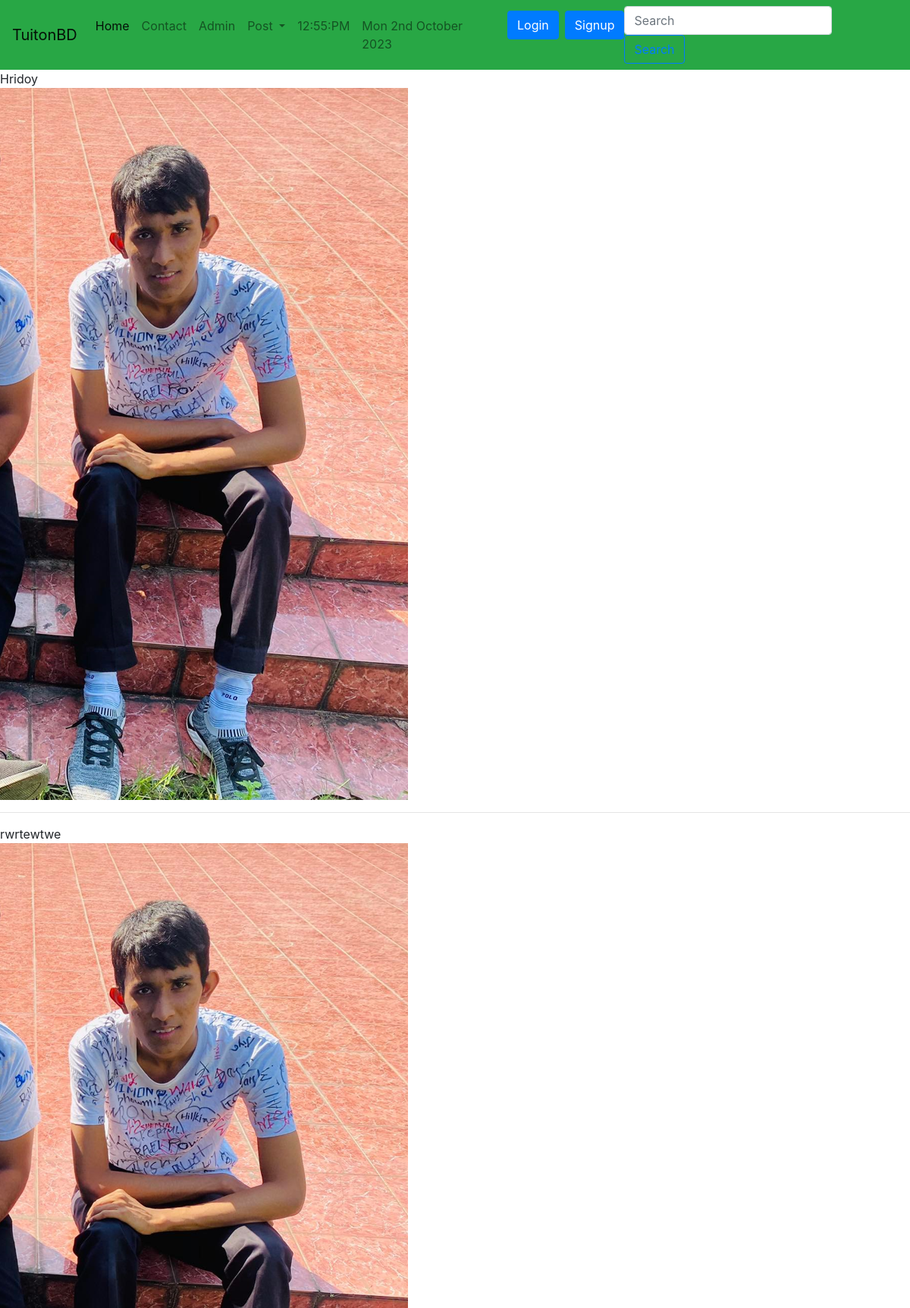
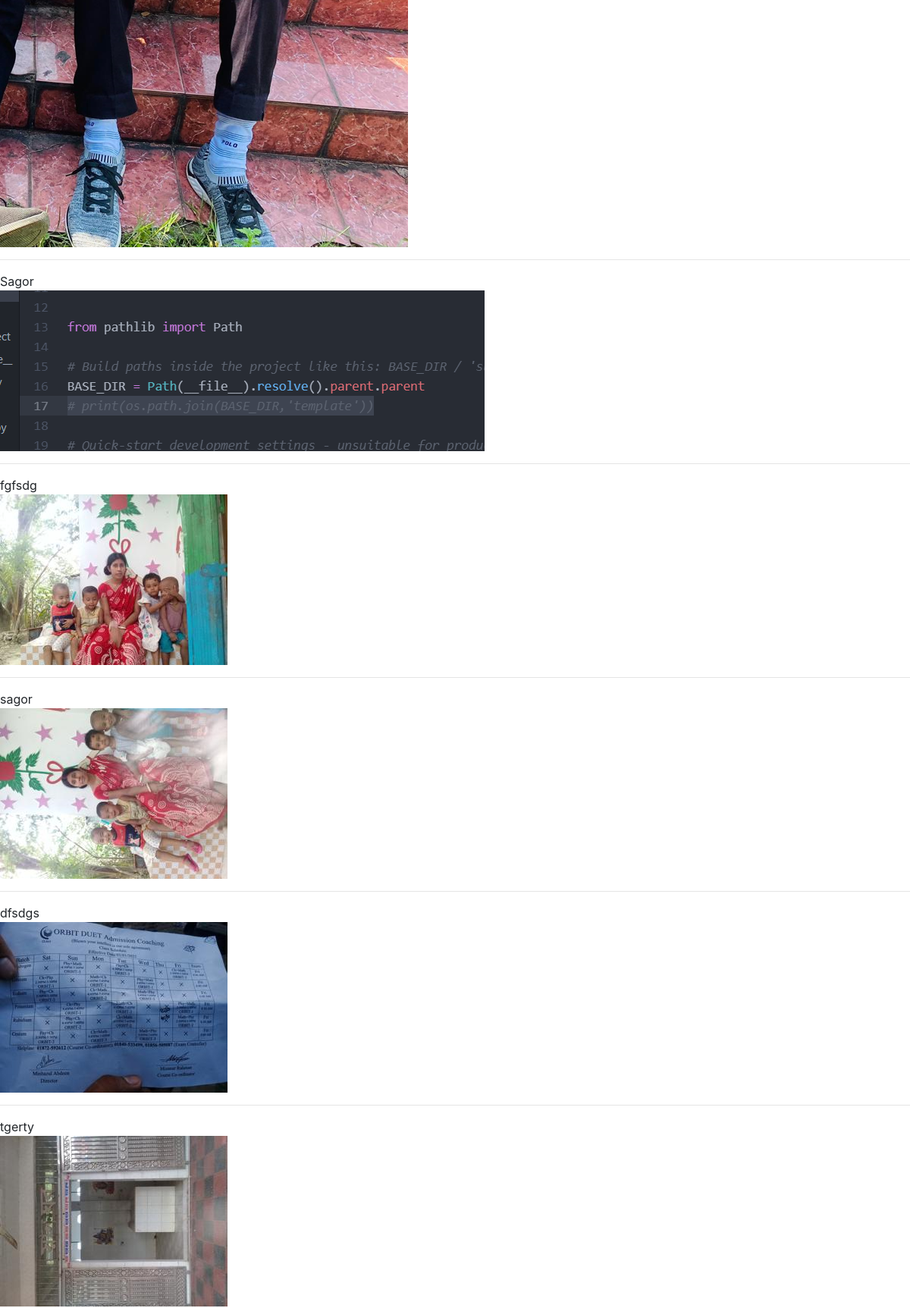
The page /tuition_App/posts/ (upper part) on the database its author committed (2 pictures, top to bottom).
### tuition_App/models.py (models this page shows, shortened)
class Post(models.Model):
    CATEGORY = (
        ("Teacher", "Teacher"),
        ("Student", "Student"),
    )
    MEDIUM = (
        ("bangla", "bangla"),
        ("English", "English"),
        ("Urdu", "Urdu"),
        ("Hindi", "Hindi"),
        ("Arabic", "Arabic"),
    )
    user = models.ForeignKey(User, on_delete=models.CASCADE, blank=True, null=True)
    id = models.AutoField(primary_key=True)
    title = models.CharField(max_length=101)
    slug = models.CharField(max_length=100, default=title)
    email = models.EmailField()
    salary = models.FloatField()
    details = models.TextField()
    available = models.BooleanField()
    category = models.CharField(max_length=100, choices=CATEGORY)
    created_at = models.DateTimeField(default=now)
    image = models.ImageField(default="default.jpg", upload_to="tuition/images")
    medium = MultiSelectField(
        max_length=100, max_choices=5, choices=MEDIUM, default="bangla"
    )
    subject = models.ManyToManyField(Subject, related_name="subject_set")
    class_in = models.ManyToManyField(Class_in, related_name="class_set")

### tuition_App/views.py (the view)
# urls.py: path("posts/", postview, name="posts"),
def postview(request):
    post = Post.objects.all()
    return render(request, "tuition/postview.html", {"post": post})

### templates/tuition/postview.html
{% extends 'basic.html'%}
{% block body %}
{% for p in post %}
{{p.title}} <br>
<img src="/media/{{p.image}}" alt="">
<hr>
{% endfor %}
{% endblock body %}

### rows shown on the page
Post: title "Hridoy", image (picture)
Post: title "rwrtewtwe", image (picture)
Post: title "Sagor", image (picture)
Post: title "fgfsdg", image (picture)
Post: title "sagor", image (picture)
Post: title "dfsdgs", image (picture)
Post: title "tgerty", image (picture)
